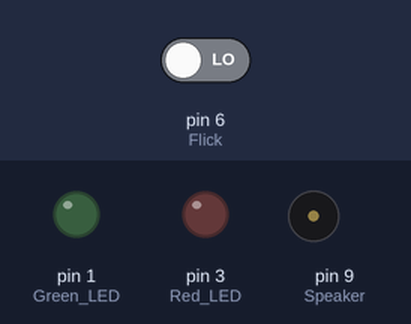
A sketch run on a simulated Arduino Uno, built with avr-gcc and run on an emulated ATmega328P. On the bench: output pins drawn as LEDs (lit = HIGH), buzzer (waves = sounding, pin HIGH). Inputs (shaded band) come from the test bench; at power-on: pin 6 (Flick) LOW.

Above: at 1.2 s.
1.3 s: pin 6 (Flick) driven HIGH
Timing chart, 0 to 4.3 s (numbered marks = the images above; inputs shaded):
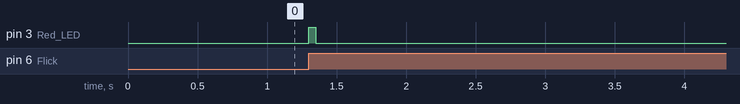

Measured:
- after the input at 1.3 s, pin 3 (Red_LED): LOW → HIGH at once, → LOW 0.05 s later

The sketch:

flick_test.ino
```cpp
void setup() {
  // put your setup code here, to run once:
  // Power inputs
  pinMode(8, INPUT);    // Push Button
  pinMode(7, INPUT);    // Mic
  pinMode(6, INPUT);    // Flick

  // Game outputs
  pinMode(9, OUTPUT);   // Speaker
  pinMode(1, OUTPUT);   // Green LED
  pinMode(3, OUTPUT);   // Red LED
}

void loop() {
  digitalWrite(3, LOW);
  if(digitalRead(6) == HIGH){
    do{}while(digitalRead(6) == HIGH);
  }
  else if(digitalRead(6) == LOW){
    do{}while(digitalRead(6) == LOW);
  }
  digitalWrite(3, HIGH);
  delay(50);
}
```
